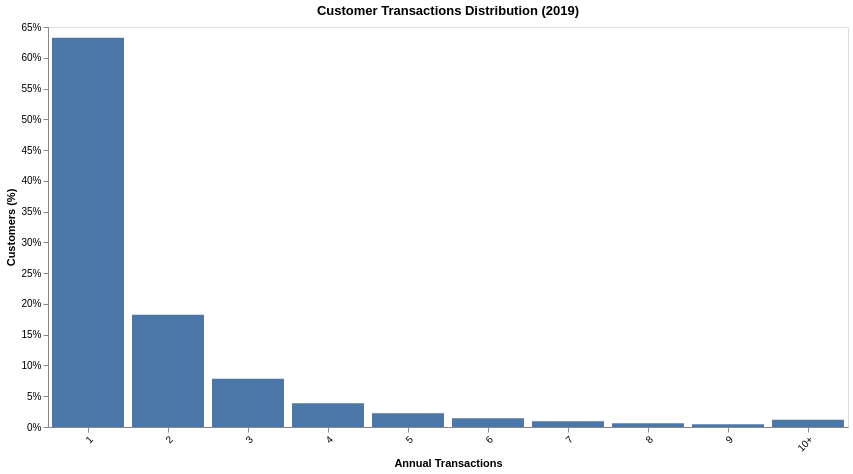

This figure's notebook cell:
### Code cell
bins = (list(range(1, 10 + 1, 1)) + [np.inf])
labels = [str(i) for i in range(1, 10, 1)] + ["10+"]

distribution_barplot(
    create_distribution(
        cust_data_2019, 
        column="NumTrans",
        bins=bins,
        labels=labels
    ),
    column="NumTrans",
    title="Customer Transactions Distribution (2019)",
    x_title="Annual Transactions"
)

### Figure 1 — Vega-Lite specification as saved in the notebook (floating-point values rounded to 4 significant figures)
{"config": {"view": {"continuousWidth": 300, "continuousHeight": 300}}, "data": {"name": "data-abff1cc9c8ef2ee8047130c62a067038"}, "mark": {"type": "bar", "opacity": 1.0}, "encoding": {"tooltip": [{"field": "Range", "title": "Range", "type": "nominal"}, {"field": "Customers", "format": ",", "title": "Customers", "type": "quantitative"}, {"field": "Percent", "format": ".1%", "title": "Customers (%)", "type": "quantitative"}], "x": {"axis": {"grid": false, "labelAngle": -45}, "field": "Range", "sort": ["1", "2", "3", "4", "5", "6", "7", "8", "9", "10+"], "title": "Annual Transactions", "type": "nominal"}, "y": {"axis": {"format": "%", "grid": false}, "field": "Percent", "title": "Customers (%)", "type": "quantitative"}}, "height": 400, "title": "Customer Transactions Distribution (2019)", "width": 800, "$schema": "https://vega.github.io/schema/vega-lite/v6.4.1.json", "datasets": {"data-abff1cc9c8ef2ee8047130c62a067038": [{"Range": "1", "Customers": 20149, "Percent": 0.6325}, {"Range": "2", "Customers": 5810, "Percent": 0.1824}, {"Range": "3", "Customers": 2498, "Percent": 0.07842}, {"Range": "4", "Customers": 1231, "Percent": 0.03864}, {"Range": "5", "Customers": 715, "Percent": 0.02245}, {"Range": "6", "Customers": 449, "Percent": 0.0141}, {"Range": "7", "Customers": 304, "Percent": 0.009543}, {"Range": "8", "Customers": 189, "Percent": 0.005933}, {"Range": "9", "Customers": 138, "Percent": 0.004332}, {"Range": "10+", "Customers": 372, "Percent": 0.01168}]}}
